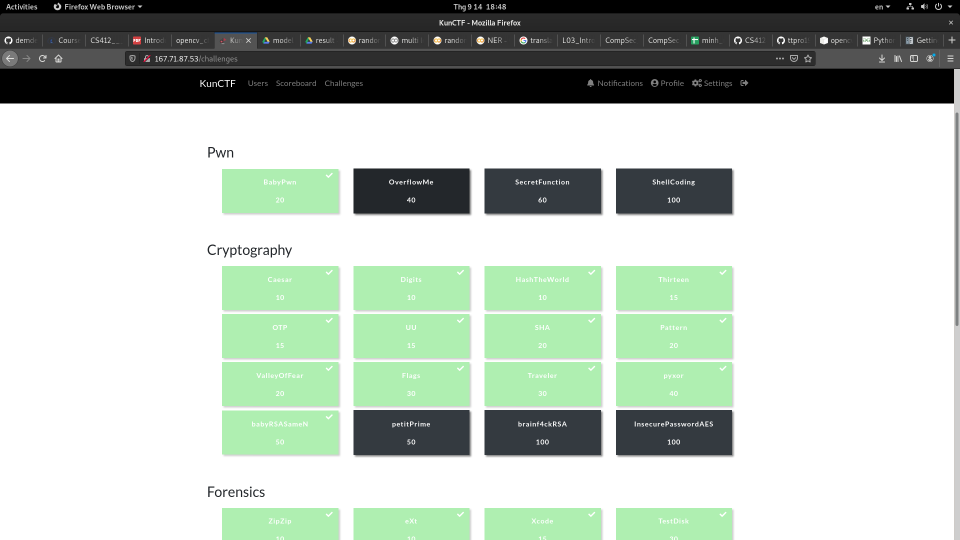
#> input picture hw1/example.png, 1920 x 1080 px (shown at 1/2 size)
$ python -i util.py   (imports and definitions only)   (older library calls are emulated)
#> lines starting #> are read from the running program, lines starting #| are printed output that depends on the picture
#> further down, picture is the input picture: shape (1080, 1920, 3); mean B, G, R 186.8, 196.6, 185.8
import numpy as np
import cv2
import math
from time import sleep

class Utils:
    def __init__(self):
        self.pressedKey = ord('i')
        self.current_channel = 0
        # ksize
        self.ksize = (10, 10)
        self.options = {
            ord('i') : self.doNothing,
            ord('g') : self.convertToGrayscaleUsingOpenCV,
            ord('q') : self.convertToGrayscale,
            ord('c') : self.cycleThroughChannels,
            ord('s') : self.blurImageUsingOpenCV,
            ord('d') : self.blurImage,
            ord('x') : self.computeXDerivative,
            ord('y') : self.computeYDerivative,
            ord('m') : self.computeDerivative,
            ord('v') : self.drawGradient,
            ord('r') : self.rotateImage,
        }


        self.windowsOn = False
        self.helpText = [
            "[i] - reload the original image (i.e. cancel any previous processing)",
            "[w] - save the current (possibly processed) image into the file out.jpg",
            "[g] - convert the image to grayscale using the openCV conversion function.",
            "[q] - convert the image to grayscale using your implementation of conversion function.",
            "[c] - cycle through the color channels of the image.",
            "[s] - convert the image to grayscale and smooth it using the openCV function.",
            "[d] - convert the image to grayscale and smooth it using my function.",
            "[x] - convert the image to grayscale and perform convolution with an x derivative filter.",
            "[y] - convert the image to grayscale and perform convolution with a y derivative filter.",
            "[m] - show the magnitude of the gradient normalized to the range [0,255].",
            "[v] - convert the image to grayscale and plot the gradient vectors of the image every N pixels.",
            "[r] - convert the image to grayscale and rotate it using an angle of Q degrees.",
            "[h] - Display this help window.",
            "[p] - Quit the program."
        ]

    def doNothing(self,frame):
        return frame

    def saveImage(self,frame):
        cv2.imwrite('out.jpg',frame)
        return frame

    # [26 lines left out: functions convertToGrayscaleUsingOpenCV, convertToGrayscale, cycleThroughChannels, blurImageUsingOpenCV, not called in this run]

    def placeHolder(self, x):
        pass

    # [54 lines left out: functions blurImage, computeXDerivative, computeYDerivative, not called in this run]

    def computeDerivative(self,frame, return_deri = False):
#> called with return_deri = False
        frame = cv2.GaussianBlur(frame, (3, 3), 0)
        frame = cv2.cvtColor(frame, cv2.COLOR_BGR2GRAY)
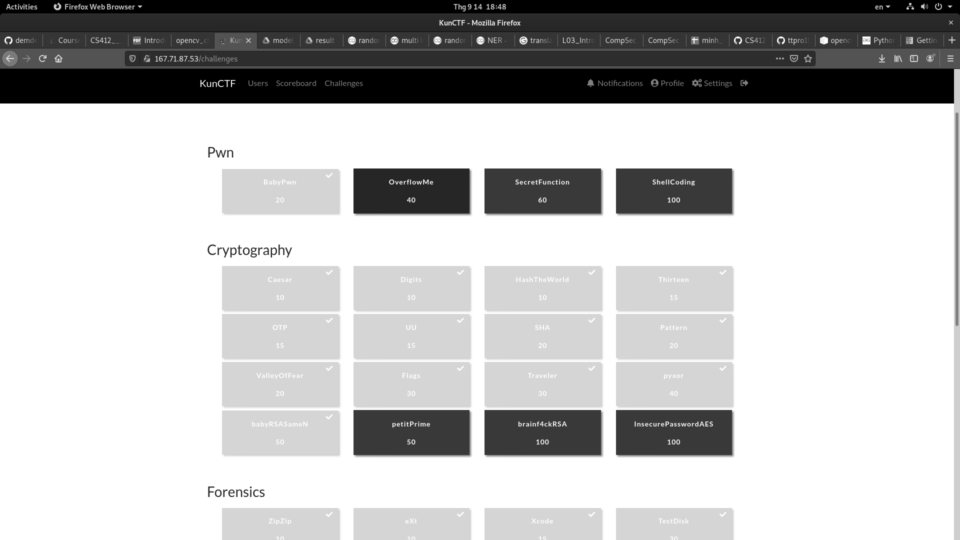
#> frame: shape (1080, 1920) (shown at 1/2 size); min 0, max 255, mean 192.3
        xDerivativeKernel = np.array([
            [-1,0,1],
            [-2,0,2],
            [-1,0,1]
        ])
        xDerivative = cv2.filter2D(frame, cv2.CV_16S, xDerivativeKernel)
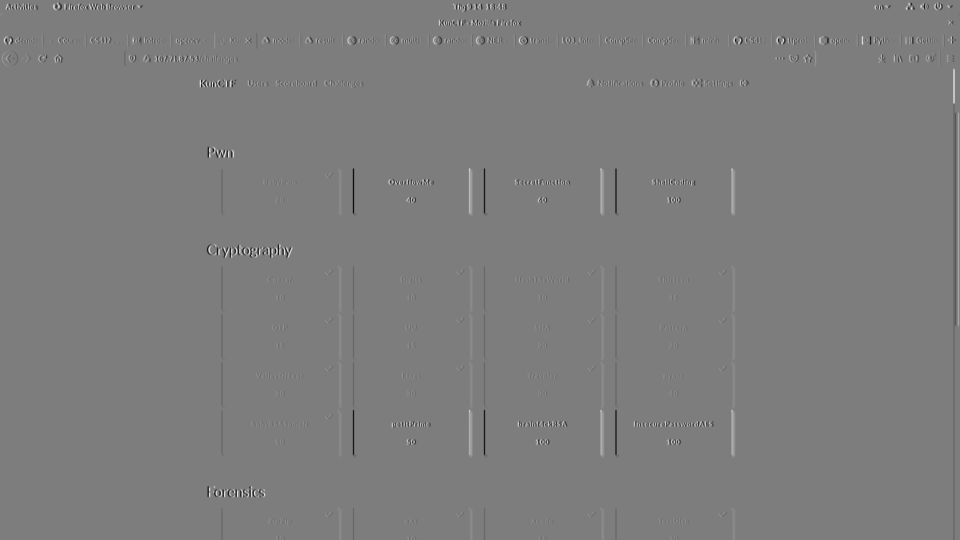
#> xDerivative: shape (1080, 1920) int16 (shown at 1/2 size); min -736, max 757, mean -0.1; drawn with min black and max white

        yDerivativeKernel = np.array([
            [-1 ,-2 ,1],
            [0  ,0  ,0],
            [1  ,2  ,1]
        ])
        yDerivative = cv2.filter2D(frame, cv2.CV_16S, yDerivativeKernel)
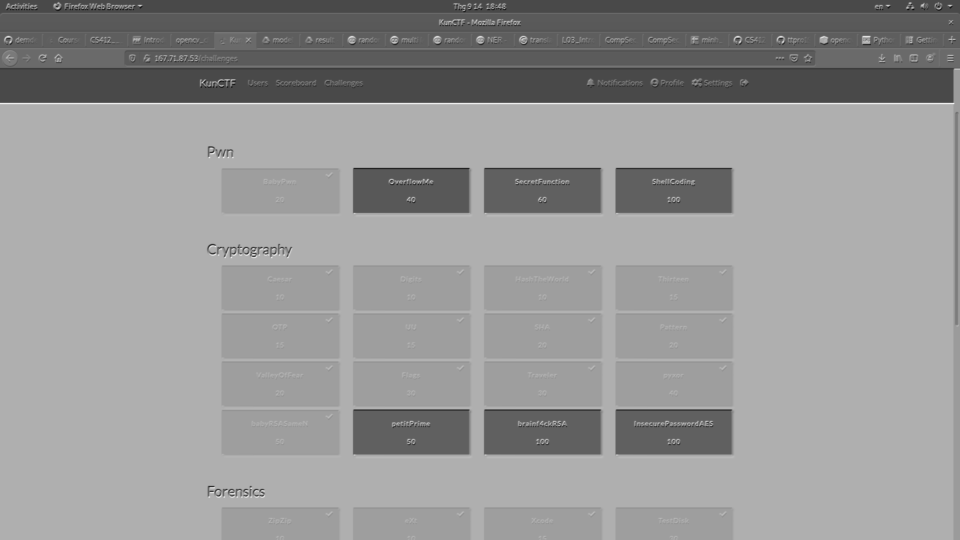
#> yDerivative: shape (1080, 1920) int16 (shown at 1/2 size); min -372, max 912, mean 385.9; drawn with min black and max white

        frame = 0.5 * np.abs(xDerivative) + 0.5 * np.abs(yDerivative)
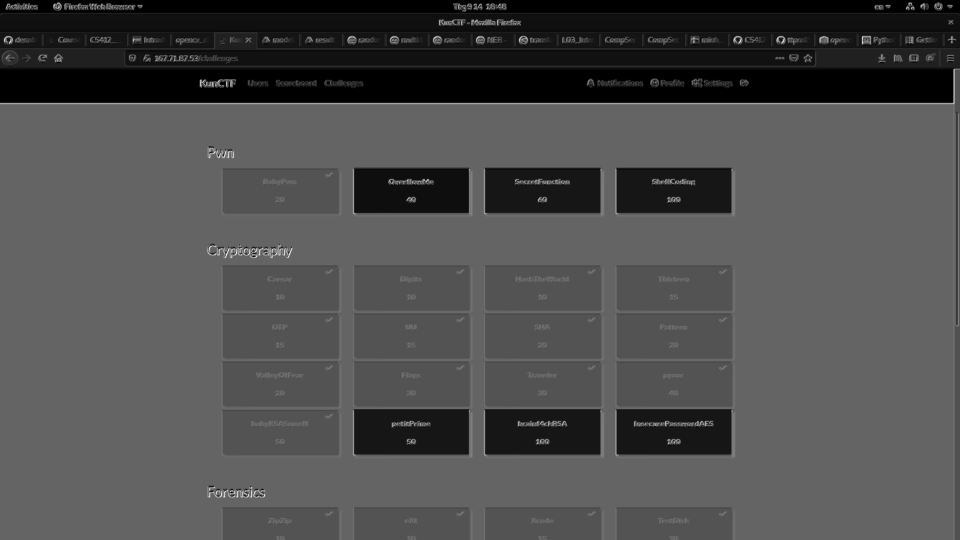
#> frame: shape (1080, 1920) float64 (shown at 1/2 size); min 0, max 648, mean 196.8; drawn with min black and max white
        frame = 1.0 * (frame - frame.min()) / (frame.max() - frame.min()) * 255

        if return_deri:
            return frame, xDerivative, yDerivative
        else:
            return frame

    # [71 lines left out: functions drawGradient, rotateImage, processKey, updateCycleChannel, not called in this run]

    def showHelp(self):
        for item in self.helpText:
            print(item)

    # [12 lines left out: function displayHelp, not called in this run]

>>> import cv2
>>> picture = cv2.imread('example.png')
>>> result = Utils().computeDerivative(picture)
